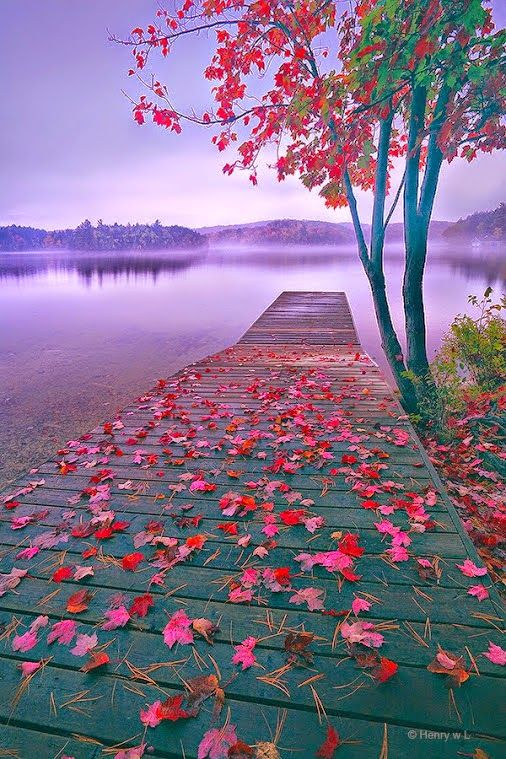
#> input picture Images/Autumn.jpg, 506 x 759 px, found by its file name
$ python code.py
#> lines starting #> are read from the running program, lines starting #| are printed output that depends on the picture
import cv2
import numpy as np
import os

# --- Config ---
img_path = r"P:\Computer vision Experiments\30-Days challenge\CV-30-day-challenge\Images\Autumn.jpg"
resize_factor = 0.3
kernel_size = (5, 5)
kernel_shape = cv2.MORPH_RECT   # try: MORPH_ELLIPSE, MORPH_CROSS
iterations = 1
out_dir = r".\outputs"
os.makedirs(out_dir, exist_ok=True)

# --- Load image (grayscale) ---
img = cv2.imread(img_path, cv2.IMREAD_GRAYSCALE)
#> img: shape (759, 506); min 0, max 255, mean 120.3
if img is None:
    raise FileNotFoundError(f"Could not load image at: {img_path}")

# --- Resize (downsample) ---
h, w = img.shape[:2]
#> h = 759; w = 506
img = cv2.resize(img, (int(w * resize_factor), int(h * resize_factor)),
                 interpolation=cv2.INTER_AREA)
#> img: shape (227, 151)

# --- Structuring element ---
kernel = cv2.getStructuringElement(kernel_shape, kernel_size)

# --- Basic morphological operations ---
dilation = cv2.dilate(img, kernel, iterations=iterations)
erosion = cv2.erode(img, kernel, iterations=iterations)

# Opening: erosion then dilation
opened = cv2.morphologyEx(img, cv2.MORPH_OPEN, kernel, iterations=iterations)
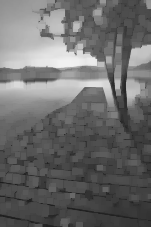
#> opened: shape (227, 151); min 29, max 241, mean 106.9

# Closing: dilation then erosion
closed = cv2.morphologyEx(img, cv2.MORPH_CLOSE, kernel, iterations=iterations)
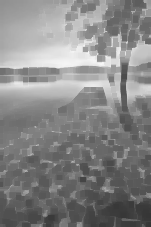
#> closed: shape (227, 151); min 54, max 247, mean 134

# Optional extras: morphological gradient, top-hat, black-hat
gradient = cv2.morphologyEx(img, cv2.MORPH_GRADIENT, kernel)   # edges
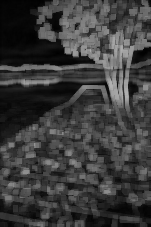
#> gradient: shape (227, 151); min 0, max 178, mean 59.5
tophat = cv2.morphologyEx(img, cv2.MORPH_TOPHAT, kernel)       # small bright spots
blackhat = cv2.morphologyEx(img, cv2.MORPH_BLACKHAT, kernel)   # small dark spots
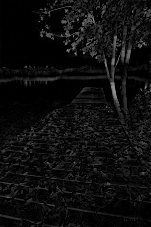
#> blackhat: shape (227, 151); min 0, max 149, mean 13.7
hitmiss = cv2.morphologyEx(img, cv2.MORPH_HITMISS, kernel)

# --- Save outputs ---
cv2.imwrite(os.path.join(out_dir, "original.png"), img)
cv2.imwrite(os.path.join(out_dir, "dilation.png"), dilation)
cv2.imwrite(os.path.join(out_dir, "erosion.png"), erosion)
cv2.imwrite(os.path.join(out_dir, "opened.png"), opened)
cv2.imwrite(os.path.join(out_dir, "closed.png"), closed)
cv2.imwrite(os.path.join(out_dir, "gradient.png"), gradient)
cv2.imwrite(os.path.join(out_dir, "tophat.png"), tophat)
cv2.imwrite(os.path.join(out_dir, "blackhat.png"), blackhat)
cv2.imwrite(os.path.join(out_dir, "hitmiss.png"), hitmiss)

# --- Display: make a combined comparison image ---
def stack_images(img_list, cols=3, scale=1.0):
    # convert to 3-channel BGR for consistent stacking
#> called with cols = 3, scale = 1
    imgs = [cv2.cvtColor(i, cv2.COLOR_GRAY2BGR) for i in img_list]
#> imgs = 9 items
    # pad rows to make full grid
    rows = []
    for r in range(0, len(imgs), cols):
        row_imgs = imgs[r:r+cols]
        if len(row_imgs) < cols:
            # pad with black images
            h, w = imgs[0].shape[:2]
            for _ in range(cols - len(row_imgs)):
                row_imgs.append(np.zeros((h, w, 3), dtype=np.uint8))
        row = np.hstack(row_imgs)
        rows.append(row)
#> this loop made 3 passes
#> r on passes 2 to 3: 3, 6
#> pass 1, in stack_images, `row = np.hstack(row_imgs)`:
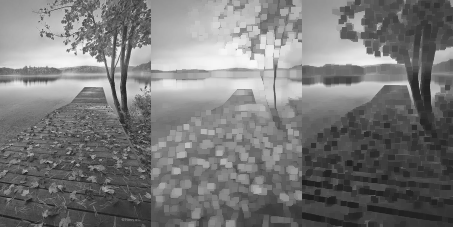
#> row: shape (227, 453, 3); min 29, max 247, mean 120.8
#> pass 3, in stack_images, `row = np.hstack(row_imgs)`:
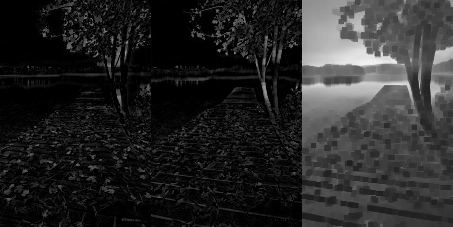
#> row: shape (227, 453, 3); min 0, max 241, mean 39.4
#> after the loop, rows = 3 items
    return np.vstack(rows)

labels = ["Original", "Dilation", "Erosion",
          "Opened", "Closed", "Gradient",
          "Top-hat", "Black-hat", "Hitmiss"]
images = [img, dilation, erosion, opened, closed, gradient, tophat, blackhat, hitmiss]
grid = stack_images(images, cols=3)

# overlay labels (small)
font = cv2.FONT_HERSHEY_SIMPLEX
h_img, w_img = images[0].shape[:2]
#> h_img = 227; w_img = 151
pad_x = 10
pad_y = 20
for idx, label in enumerate(labels):
    row = idx // 3
    col = idx % 3
    x = col * w_img + pad_x
    y = row * h_img + pad_y
    cv2.putText(grid, label, (x, y), font, 0.6, (255, 255, 255), 1, cv2.LINE_AA)
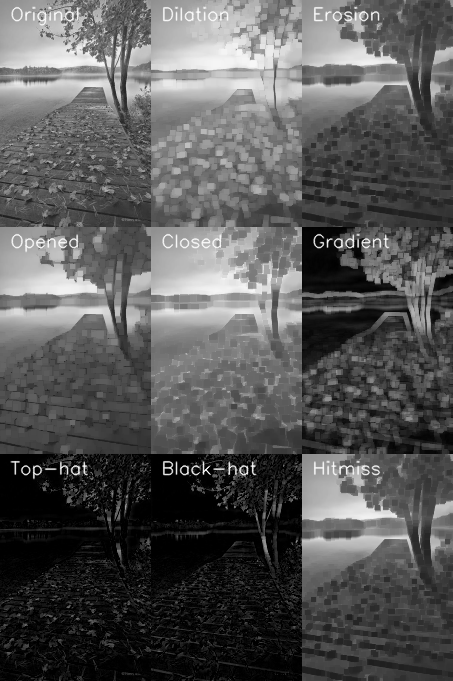
#> grid: shape (681, 453, 3); min 0, max 253, mean 87.8

# show and wait
cv2.imshow("Morphology - comparisons", grid)
cv2.waitKey(0)
cv2.destroyAllWindows()

$ run again, with Images/Face-1.jpg copied over Images/Autumn.jpg
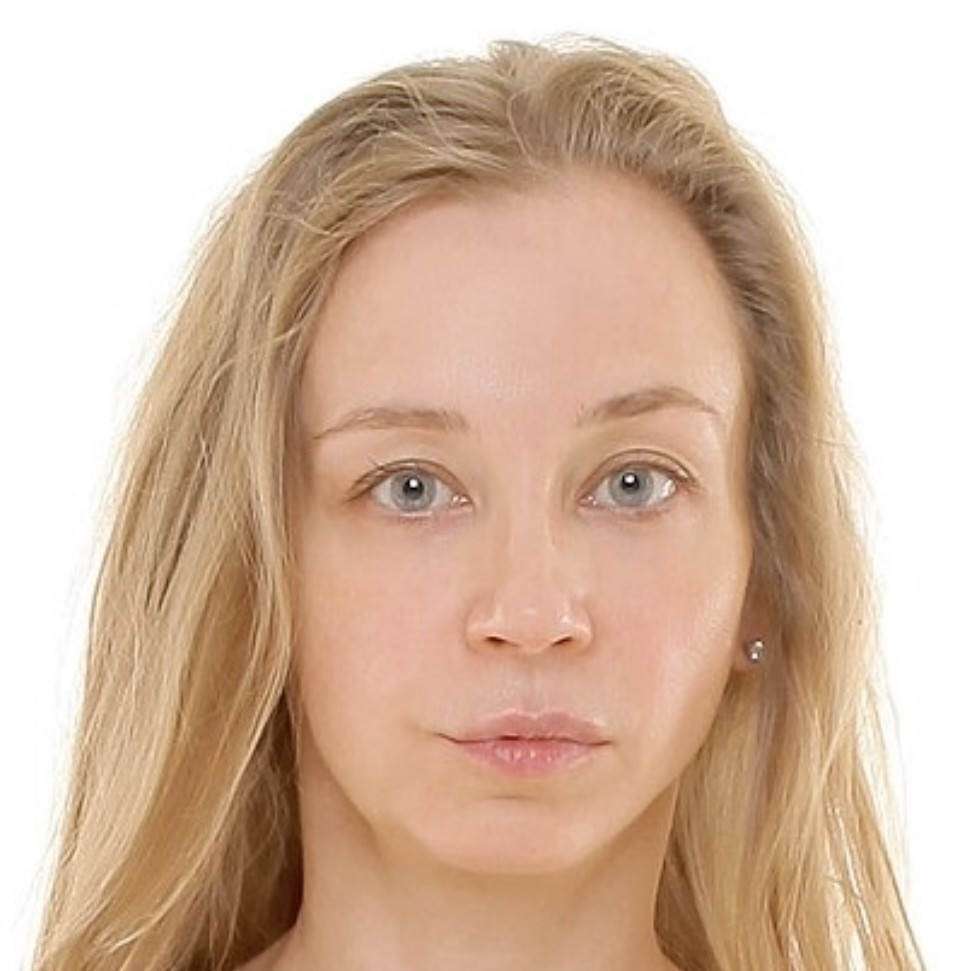
#> input picture Images/Face-1.jpg, 958 x 971 px, found by its file name
#> imgs = 9 items
#> the loop in stack_images, `for r in range(0, len(imgs), cols):` made 3 passes
#> r on passes 2 to 3: 3, 6
#> pass 1, in stack_images, `row = np.hstack(row_imgs)`:
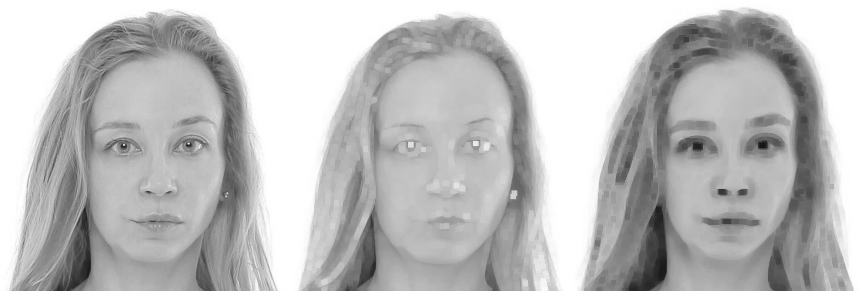
#> row: shape (291, 861, 3); min 22, max 255, mean 189.8
#> after the loop in stack_images, `for r in range(0, len(imgs), cols):`: rows = 3 items
#> after the loop `for idx, label in enumerate(labels):`:
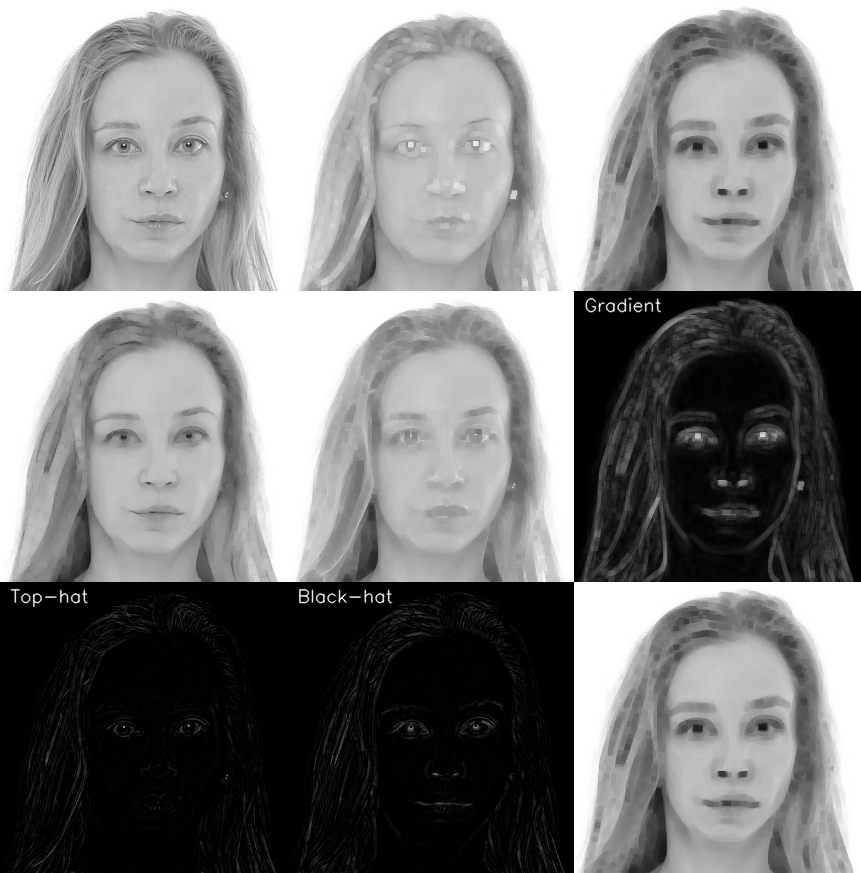
#> grid: shape (873, 861, 3); min 0, max 255, mean 129
